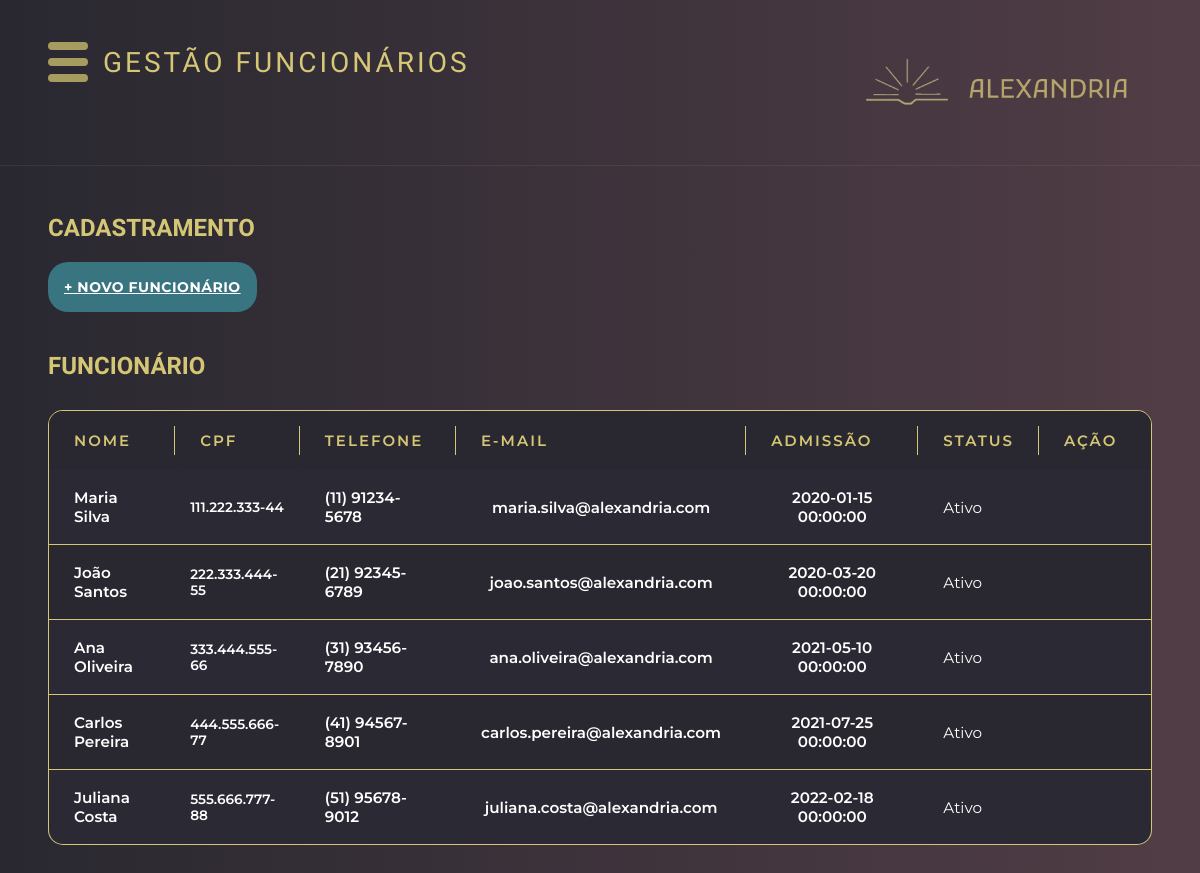
/template/gestao/funcionario-gestao.php, run on an earlier commit of the app's database.
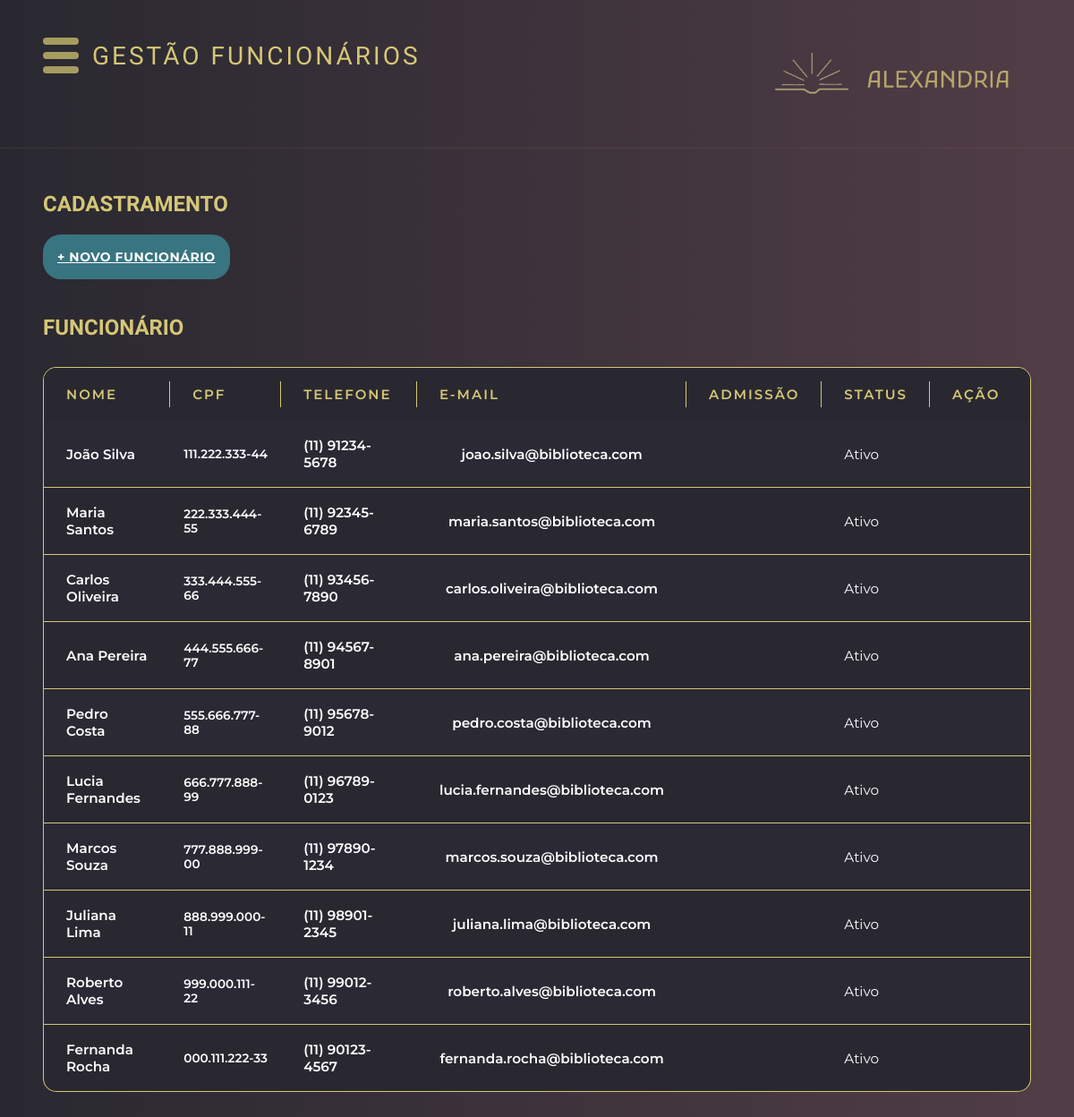
And on a later commit of the database.
### tables this page shows
CREATE TABLE USUARIO ( 
 pk_user INT PRIMARY KEY auto_increment,
 user_nome VARCHAR(250) not null,
 user_cpf VARCHAR(14) unique not null,
 user_email VARCHAR(250),
 user_telefone VARCHAR(16),
 user_senha VARCHAR(255) not null,
 user_login VARCHAR(20) unique,
 user_dataAdmissao TIMESTAMP,
 user_dataDemissao TIMESTAMP,
 user_dataCriacao TIMESTAMP DEFAULT CURRENT_TIMESTAMP,
 user_foto VARCHAR(255),
 user_status ENUM('Ativo', 'Inativo'),
 user_tipoUser ENUM('Administrador', 'Secretaria', 'Almoxarife')
);

### geral.php (called while the page is built, shortened)
<?php
function conectaBd() {
    $conexao = conectarBanco();
    return $conexao;
}
function listar($tabela) {
    $conexao = conectaBd();
    $stmt = $conexao->prepare("SELECT * FROM $tabela");
    $stmt->execute();
    $variavel = $stmt->fetchAll();
    return $variavel;
}
?>

### template/gestao/funcionario-gestao.php (the view, shortened to what this page needs)
<?php
require_once "../../geral.php";
$funcionarios = listar('usuario');
$tituloH1= "GESTÃO FUNCIONÁRIOS";
include '../header.php';
?>
<main class="main-content">
    <div class="titulo">
        <h2>CADASTRAMENTO</h2>
    </div>
    <div class="top-section">
        <div class="actions-section">
            <a href="funcionario-cadastro.php" class="action-btn">
                <span class="plus-icon">+ NOVO FUNCIONÁRIO</span>
            </a>
        </div>
    </div>
    <div class = "titulo">
        <h2>Funcionário</h2>
    </div>
    <div class='titleliv'>
        <div class="tabela">
            <div class="tisch">
                <table>
                    <tr>
                        <th>Nome</th>
                        <th>CPF</th>
                        <th>Telefone</th>
                        <th>E-mail</th>
                        <th>Admissão</th>
                        <th>Status</th>
                        <th>Ação</th>
                    </tr>
                    <?php foreach ($funcionarios as $funcionario): ?>
                        <tr>
                            <td><?= htmlspecialchars($funcionario["user_nome"]) ?></td>
                            <td><?= htmlspecialchars($funcionario["user_cpf"]) ?></td>
                            <td><?= htmlspecialchars($funcionario["user_telefone"]) ?></td>
                            <td><?= htmlspecialchars($funcionario["user_email"]) ?></td>
                            <td><?= htmlspecialchars($funcionario["user_dataAdmissao"]) ?></td>
                            <td><?= htmlspecialchars($funcionario["user_status"]) ?></td>
                            <td>
                                <i class='fas fa-trash-alt'
                                    style="font-size: 20px; color: #a69c60; margin-right: 7px;"></i>
                                <i class="fas fa-pencil-alt" style="font-size: 20px; color: #a69c60;"></i>
                            </td>
                        </tr>
                    <?php endforeach; ?>
                </table>
            </div>
        </div>
    </div>
</main>
</body>
</html>

### template/header.php (shortened to what this page needs)
<!DOCTYPE html>
<html lang="pt-BR">
<head>
    <link rel="stylesheet" href="../../static/css/header.css?v=<?= time() ?>">
    <link rel="stylesheet" href="../../static/css/geral.css?v=<?= time() ?>">
    <link rel="stylesheet" href="../../static/css/popup.css?v=<?= time() ?>">
</head>
<body>
    <nav>
    <div id="iconeMenu">
        <div class="barrasIconeMenu" onclick="animaIconeMenu(this)">
            <div id="barra1"></div>
            <div id="barra2"></div>
            <div id="barra3"></div>
        </div>
    </div>
    </nav>
    <header>
        <div id="logo" class="logo">
            <h1><?php echo isset($tituloH1) ? $tituloH1 : 'errinho eita'; ?></h1>
        </div>
        <div class="brand-section">
            <div class="alexandria-logo">
                <div class="img"> <img src="../../static/img/LOGO.png" class="logoGestao" alt="Logo Alexandria"> </div>
            </div>
        </div>
    </header>

### static/css/header.css (style rules this page uses)
:root { --cor-primaria: rgb(41, 40, 48); --cor-secundaria: rgb(81, 61, 70); --cor-titulo-1: #FFEE87CC; --cor-titulo-2: #C4E9EC99; --cor-titulo-2-contraste: #23767E; --cor-titulo-2-contraste-60: #23767E99; --cor-texto: #FFF; }
* { margin: 0; padding: 0; box-sizing: border-box; }
body { background: linear-gradient(to right, var(--cor-primaria), var(--cor-secundaria)); min-height: 100vh; font-family: 'Montserrat', sans-serif; color: var(--cor-titulo-1); overflow-x: hidden; }
nav { float: left; }
.barrasIconeMenu { display: inline-block; cursor: pointer; }
#iconeMenu { position: fixed; z-index: 2; margin-left:2%;; margin-top:1.5%; }
#barra1, #barra2, #barra3 { width: 40px; height: 8px; background-color: #a69c60; margin: 8px; border-radius: 20px; transition: 0.4s; }
#logo, #iconeMenu { transition: margin-left 0.5s; padding: 16px; }
header { display: flex; justify-content: space-between; align-items: center; padding: 30px 30px; border-bottom: 1px solid rgba(200, 168, 130, 0.1); }
.logo { display: flex; align-items: center; gap: 15px; font-size: 16px; font-weight: 400; letter-spacing: 2px; margin-left: 5%; }
.brand-section { display: flex; align-items: center; gap: 15px; }
.alexandria-logo { display: flex; align-items: center; gap: 8px; }
h1, h2, h3 { font-family: 'Krona One', 'sans-serif'; }

### static/css/geral.css (style rules this page uses)
:root { --cor-primaria: rgb(41, 40, 48); --cor-secundaria: rgb(81, 61, 70); --cor-titulo-1: #FFEE87CC; --cor-titulo-2: #C4E9EC99; --cor-titulo-2-contraste: #23767E; --cor-titulo-2-contraste-60: #23767E99; --cor-titulo-2-contraste-40: #23767e6b; --cor-texto: #FFF; }
* { margin: 0; padding: 0; box-sizing: border-box; }
.main-content { padding: 3rem; }
.top-section { margin-top:20px; display: flex; justify-content: space-between; align-items: flex-start; margin-bottom: 40px; }
.actions-section { display: flex; flex-direction: column; gap: 12px; }
.action-btn { background: #397481; border: none; color: white; padding: 1rem; border-radius: 20px; cursor: pointer; font: 400 0.9rem 'Montserrat', 'sans-serif'; display: flex; align-items: center; gap: 8px; width: fit-content; text-transform: uppercase; letter-spacing: 0.5px; transition: all 0.2s ease; }
.plus-icon { font-size: 14px; font-weight: bold; }
.titleliv { margin: 30px 0; }
.tabela { background: var(--cor-primaria); border-radius: 15px; overflow-y: hidden; border: 1px solid var(--cor-titulo-1); }
table { width: 100%; border-collapse: collapse; font-family: 'Montserrat', sans-serif; }
th { position:sticky; background: var(--cor-primaria); color: var(--cor-titulo-1); padding: 20px 25px; text-align: left; font-weight: 600; text-transform: uppercase; letter-spacing: 2px; font-size: 15px; position: relative; }
th:not(:last-child)::after { content: ''; position: absolute; right: 0; top: 25%; height: 50%; width: 1px; background: var(--cor-titulo-1); }
td { padding: 18px 25px; border-bottom: 1px solid var(--cor-titulo-1); font-size: 0.95rem; color:white; vertical-align: middle; transition: all 0.3s ease; }
tr:last-child td { border-bottom: none; }
td:first-child { font-weight: 600; color: white; }
td:nth-child(2) { font-family: 'Montserrat', sans-serif; font-weight: 600; border-radius: 6px; font-size: 0.85rem; color: white; padding: 12px 15px; }
td:nth-child(3) { text-transform: capitalize; font-weight: 600; }
td:nth-child(4), td:nth-child(5) { text-align: center; font-weight: 600; color: white; }
td:last-child { text-align: center; }
td:last-child i { cursor: pointer; transition: all 0.3s ease; padding: 10px; border-radius: 8px; margin: 0 5px; }
.fa-trash-alt { color: #dc3545 !important; }
.fa-pencil-alt { color: #28a745 !important; }
tbody tr:nth-child(even) { background-color: rgba(102, 126, 234, 0.02); }
.logoGestao { max-width:400px;; width: 100%; float: right; padding-left: 20%; margin-top: 0% }
h1, h2 { font-weight: 700; color: var(--cor-titulo-1); text-transform: uppercase; font-family: 'Krona One', 'sans-serif'; }
h1 { color: var(--cor-titulo-1); font-size: 28px; font-weight: 300; letter-spacing: 3px; text-align: center; margin-bottom: 40px; text-transform: uppercase; }

What changed in the data, as far as the page shows it:
changed usuario: user_nome "Maria Silva" → "João Silva"; user_email "maria.silva@alexandria.com" → "joao.silva@biblioteca.com"; user_dataAdmissao "2020-01-15 00:00:00" → (not shown)
changed usuario: user_nome "João Santos" → "Maria Santos"; user_telefone "(21) 92345-6789" → "(11) 92345-6789"; user_email "joao.santos@alexandria.com" → "maria.santos@biblioteca.com"; user_dataAdmissao "2020-03-20 00:00:00" → (not shown)
changed usuario: user_nome "Ana Oliveira" → "Carlos Oliveira"; user_telefone "(31) 93456-7890" → "(11) 93456-7890"; user_email "ana.oliveira@alexandria.com" → "carlos.oliveira@biblioteca.com"; user_dataAdmissao "2021-05-10 00:00:00" → (not shown)
changed usuario: user_nome "Carlos Pereira" → "Ana Pereira"; user_telefone "(41) 94567-8901" → "(11) 94567-8901"; user_email "carlos.pereira@alexandria.com" → "ana.pereira@biblioteca.com"; user_dataAdmissao "2021-07-25 00:00:00" → (not shown)
changed usuario: user_nome "Juliana Costa" → "Pedro Costa"; user_telefone "(51) 95678-9012" → "(11) 95678-9012"; user_email "juliana.costa@alexandria.com" → "pedro.costa@biblioteca.com"; user_dataAdmissao "2022-02-18 00:00:00" → (not shown)
added usuario: user_nome "Lucia Fernandes", user_cpf "666.777.888-99", user_telefone "(11) 96789-0123", user_email "lucia.fernandes@biblioteca.com", user_status "Ativo"
added usuario: user_nome "Marcos Souza", user_cpf "777.888.999-00", user_telefone "(11) 97890-1234", user_email "marcos.souza@biblioteca.com", user_status "Ativo"
added usuario: user_nome "Juliana Lima", user_cpf "888.999.000-11", user_telefone "(11) 98901-2345", user_email "juliana.lima@biblioteca.com", user_status "Ativo"
added usuario: user_nome "Roberto Alves", user_cpf "999.000.111-22", user_telefone "(11) 99012-3456", user_email "roberto.alves@biblioteca.com", user_status "Ativo"
added usuario: user_nome "Fernanda Rocha", user_cpf "000.111.222-33", user_telefone "(11) 90123-4567", user_email "fernanda.rocha@biblioteca.com", user_status "Ativo"
